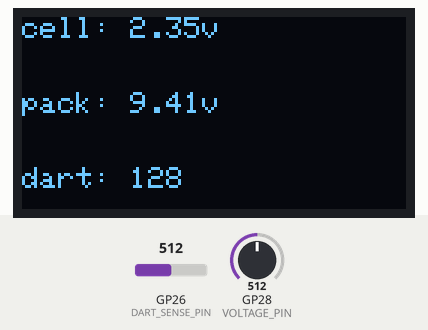
This sketch was run on a simulated Raspberry Pi Pico. On the bench: 128×64 one-colour display. The test bench sets the inputs (shaded band); at power-on: GP26 (DART_SENSE_PIN) = 512, GP28 (VOLTAGE_PIN) = 512. What the sketch prints to the serial monitor is not drawn.

Above: at 3.2 s.
3.3 s: GP26 (DART_SENSE_PIN) set to 534
At 4.5 s:
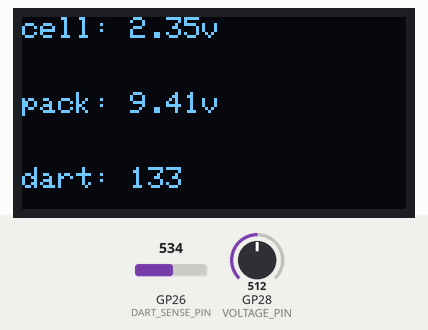
4.8 s: GP28 (VOLTAGE_PIN) set to 716
At 6.0 s:
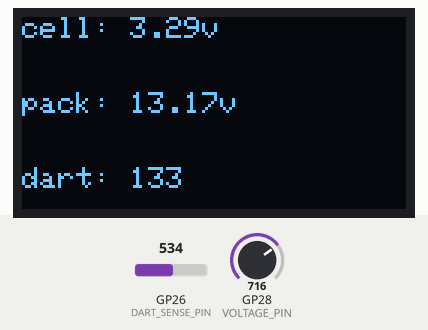
6.3 s: GP26 (DART_SENSE_PIN) set to 511
At 7.5 s:
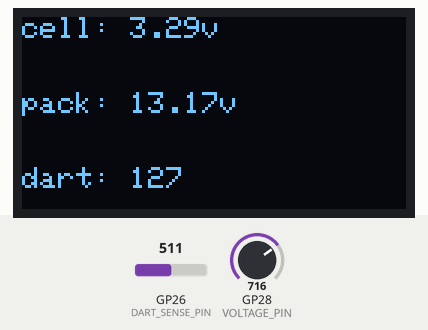
7.8 s: GP28 (VOLTAGE_PIN) set to 900
At 9.0 s:
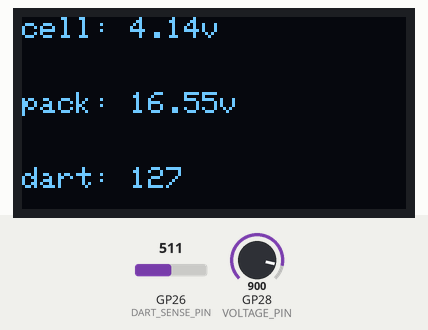
9.3 s: GP28 (VOLTAGE_PIN) set to 1023
At 10.5 s:
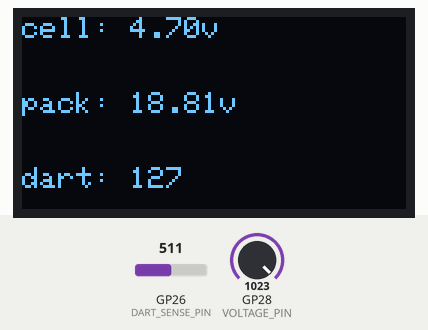
10.8 s: GP26 (DART_SENSE_PIN) set to 306
At 12.2 s:
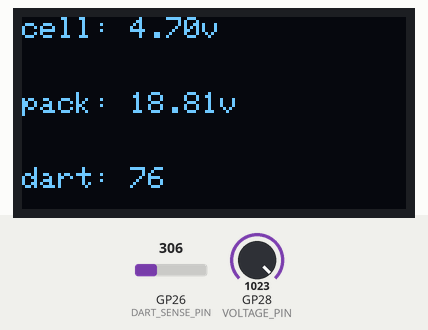
Timing chart, 0 to 13.3 s (numbered marks = the images above; inputs shaded):
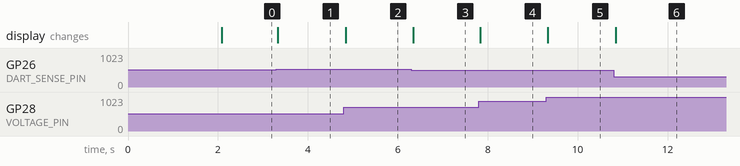

The sketch:

oled.ino
```cpp
//puts nerf logo on oled for 2s, then
#include <Wire.h>
#include <Adafruit_SSD1306.h>

#define SCREEN_WIDTH 128
#define SCREEN_HEIGHT 64
#define OLED_RESET    -1  // Reset pin (not used)
#define I2C_SDA 8
#define I2C_SCL 9
#define SCREEN_ADDRESS 0x3C

#define VOLTAGE_PIN 28
#define DART_SENSE_PIN 26

Adafruit_SSD1306 display(SCREEN_WIDTH, SCREEN_HEIGHT, &Wire, OLED_RESET);


// 'nerf', 128x60px
const unsigned char epd_bitmap_nerf [] PROGMEM = {
	0x00, 0x00, 0x00, 0x00, 0x00, 0x00, 0x00, 0x00, 0x00, 0x00, 0x0f, 0xff, 0xc0, 0x00, 0x00, 0x00,
	0x00, 0x00, 0x00, 0x00, 0x00, 0x00, 0x00, 0x00, 0x00, 0x0f, 0xff, 0xff, 0xff, 0x80, 0x00, 0x00,
	0x00, 0x00, 0x00, 0x00, 0x00, 0x00, 0x00, 0x00, 0x03, 0xff, 0xff, 0xff, 0xff, 0xf8, 0x00, 0x00,
	0x00, 0x00, 0x00, 0x00, 0x00, 0x00, 0x00, 0x00, 0x3f, 0xff, 0xff, 0xff, 0xff, 0xff, 0x80, 0x00,
	0x00, 0x00, 0x00, 0x00, 0x00, 0x00, 0x00, 0x03, 0xff, 0xff, 0xff, 0xff, 0xff, 0xff, 0x81, 0xe0,
	0x00, 0x00, 0x00, 0x00, 0x00, 0x00, 0x00, 0x3f, 0xff, 0xff, 0xff, 0xff, 0xff, 0xf8, 0x3f, 0xe0,
	0x00, 0x00, 0x00, 0x00, 0x00, 0x00, 0x01, 0xff, 0xff, 0xff, 0xff, 0xff, 0xff, 0x03, 0xff, 0xc0,
	0x00, 0x00, 0x00, 0x00, 0x00, 0x00, 0x0f, 0xff, 0xff, 0xff, 0xff, 0xff, 0xf0, 0x7f, 0xff, 0xc0,
	0x00, 0x00, 0x00, 0x00, 0x00, 0x00, 0x7f, 0xff, 0xe0, 0x00, 0x00, 0x7f, 0xc7, 0xff, 0xfe, 0x00,
	0x00, 0x00, 0x00, 0x00, 0x00, 0x03, 0xff, 0xe0, 0x00, 0x00, 0x00, 0x03, 0xcf, 0xff, 0xc0, 0xe0,
	0x00, 0x00, 0x00, 0x00, 0x00, 0x1f, 0xfc, 0x00, 0x00, 0x00, 0x00, 0x00, 0x0f, 0xf8, 0x1f, 0xf0,
	0x00, 0x00, 0x00, 0x00, 0x00, 0xff, 0x00, 0x00, 0x00, 0x00, 0x01, 0xfc, 0x0f, 0xf3, 0xff, 0xf8,
	0x00, 0x00, 0x00, 0x00, 0x03, 0xf0, 0x00, 0x00, 0x00, 0x00, 0x1f, 0xfe, 0x0f, 0xf7, 0xff, 0xfc,
	0x00, 0x00, 0x00, 0x00, 0x1e, 0x00, 0x00, 0x00, 0x00, 0x03, 0xff, 0xff, 0x1f, 0xe7, 0xc0, 0xfe,
	0x00, 0x00, 0x00, 0x00, 0x70, 0x00, 0x00, 0x00, 0x00, 0x3f, 0xff, 0xff, 0x1f, 0xe4, 0x0e, 0xfe,
	0x00, 0x00, 0x00, 0x00, 0x00, 0x00, 0x00, 0x00, 0x03, 0xff, 0xff, 0xfe, 0x1f, 0xe1, 0xfe, 0xfe,
	0x00, 0x00, 0x00, 0x00, 0x00, 0x00, 0x00, 0x00, 0x83, 0xff, 0xc1, 0xfe, 0x3f, 0xff, 0xfc, 0xfe,
	0x00, 0x00, 0x00, 0x00, 0x01, 0xe0, 0x00, 0x1f, 0x83, 0xfe, 0x01, 0xfe, 0x3f, 0xff, 0xfd, 0xff,
	0x00, 0x00, 0x00, 0x00, 0x3f, 0xc0, 0x03, 0xff, 0x83, 0xfc, 0x01, 0xfe, 0x3f, 0xff, 0xf9, 0xff,
	0x00, 0x00, 0x00, 0x00, 0xff, 0xc0, 0x3f, 0xff, 0x03, 0xfc, 0x01, 0xfc, 0x7f, 0xff, 0x83, 0xff,
	0x00, 0x00, 0x00, 0x00, 0x7f, 0xc7, 0xff, 0xfe, 0x07, 0xf8, 0x03, 0xf8, 0x7f, 0xe0, 0x1f, 0xfe,
	0x00, 0x00, 0x00, 0x00, 0x7f, 0xc7, 0xff, 0xe0, 0x07, 0xf8, 0x07, 0xf0, 0x7f, 0x83, 0xff, 0xfe,
	0x00, 0x00, 0xf0, 0x00, 0x7f, 0x87, 0xfc, 0x00, 0x07, 0xf8, 0x1f, 0xe0, 0xff, 0x83, 0xff, 0xfe,
	0x00, 0x1f, 0xf8, 0x00, 0xff, 0x87, 0xf8, 0x00, 0x0f, 0xf9, 0xff, 0xc0, 0xff, 0x07, 0xff, 0xfe,
	0x00, 0x7f, 0xfc, 0x00, 0xff, 0x87, 0xf8, 0x00, 0x0f, 0xff, 0xff, 0x00, 0xff, 0x07, 0xff, 0xfc,
	0x00, 0x7f, 0xfc, 0x00, 0xff, 0x0f, 0xf0, 0x00, 0x0f, 0xff, 0xfc, 0x00, 0xff, 0x0f, 0xff, 0xfc,
	0x00, 0x3f, 0xfe, 0x01, 0xff, 0x0f, 0xf0, 0x04, 0x1f, 0xff, 0xfc, 0x01, 0xfe, 0x0f, 0xff, 0xf8,
	0x00, 0x7f, 0xfe, 0x01, 0xff, 0x0f, 0xf0, 0xfc, 0x1f, 0xff, 0xfc, 0x01, 0xfe, 0x1f, 0xff, 0xf8,
	0x00, 0x7f, 0xff, 0x01, 0xfe, 0x1f, 0xff, 0xf8, 0x1f, 0xe3, 0xfe, 0x01, 0xfc, 0x3f, 0xff, 0xf0,
	0x00, 0x7f, 0xff, 0x03, 0xfe, 0x1f, 0xff, 0xf8, 0x1f, 0xc1, 0xff, 0x03, 0xfc, 0x7f, 0xff, 0xe0,
	0x00, 0xff, 0xff, 0x83, 0xfe, 0x1f, 0xff, 0xf0, 0x3f, 0xc1, 0xff, 0x03, 0xfc, 0x7f, 0xff, 0xc0,
	0x00, 0xff, 0xff, 0xc3, 0xfc, 0x3f, 0xff, 0xc0, 0x3f, 0xc0, 0xff, 0x83, 0xf8, 0xff, 0xff, 0x80,
	0x00, 0xff, 0xff, 0xc7, 0xfc, 0x3f, 0xf0, 0x00, 0x3f, 0x80, 0xff, 0xf7, 0xfc, 0xff, 0xff, 0x00,
	0x01, 0xff, 0xff, 0xe7, 0xfc, 0x3f, 0xc0, 0x00, 0x7f, 0x80, 0x7f, 0xf7, 0xfc, 0xff, 0xfe, 0x00,
	0x01, 0xff, 0xff, 0xf7, 0xf8, 0x7f, 0x80, 0x00, 0x7f, 0x80, 0x7f, 0xe7, 0xe1, 0xff, 0xfc, 0x00,
	0x01, 0xff, 0xff, 0xff, 0xf8, 0x7f, 0x80, 0x00, 0x7f, 0x00, 0x7f, 0xe0, 0x0f, 0xff, 0xf8, 0x00,
	0x03, 0xfe, 0x7f, 0xff, 0xf8, 0x7f, 0x80, 0x00, 0xff, 0x00, 0x3f, 0x80, 0x3f, 0xff, 0xf0, 0x00,
	0x03, 0xfe, 0x7f, 0xff, 0xf0, 0x7f, 0x00, 0x04, 0xff, 0x00, 0x18, 0x00, 0xff, 0xff, 0xe0, 0x00,
	0x03, 0xfe, 0x3f, 0xff, 0xf0, 0xff, 0x00, 0x1c, 0xff, 0x00, 0x00, 0x01, 0xff, 0xff, 0x80, 0x00,
	0x07, 0xfc, 0x3f, 0xff, 0xf0, 0xff, 0x01, 0xfd, 0xff, 0x00, 0x00, 0x07, 0xff, 0xff, 0x00, 0x00,
	0x07, 0xfc, 0x1f, 0xff, 0xf0, 0xff, 0x7f, 0xfd, 0xfe, 0x00, 0x00, 0x0f, 0xff, 0xfc, 0x00, 0x00,
	0x07, 0xfc, 0x1f, 0xff, 0xe1, 0xff, 0xff, 0xf9, 0xc0, 0x00, 0x00, 0x3f, 0xff, 0xf8, 0x00, 0x00,
	0x07, 0xf8, 0x0f, 0xff, 0xe1, 0xff, 0xff, 0xf0, 0x00, 0x00, 0x00, 0xff, 0xff, 0xe0, 0x00, 0x00,
	0x0f, 0xf8, 0x07, 0xff, 0xe1, 0xff, 0xff, 0xc0, 0x00, 0x00, 0x03, 0xff, 0xff, 0x80, 0x00, 0x00,
	0x0f, 0xf8, 0x07, 0xff, 0xc3, 0xff, 0xf8, 0x00, 0x00, 0x00, 0x07, 0xff, 0xfe, 0x00, 0x00, 0x00,
	0x0f, 0xf0, 0x03, 0xff, 0xc3, 0xff, 0x00, 0x00, 0x00, 0x00, 0x3f, 0xff, 0xfc, 0x00, 0x00, 0x00,
	0x1f, 0xf0, 0x03, 0xff, 0xc3, 0xf0, 0x00, 0x00, 0x00, 0x00, 0xff, 0xff, 0xe0, 0x00, 0x00, 0x00,
	0x1f, 0xf0, 0x01, 0xff, 0x80, 0x00, 0x00, 0x00, 0x00, 0x03, 0xff, 0xff, 0x80, 0x00, 0x00, 0x00,
	0x1f, 0xe0, 0x00, 0xff, 0x80, 0x00, 0x00, 0x00, 0x00, 0x1f, 0xff, 0xfe, 0x00, 0x00, 0x00, 0x00,
	0x3f, 0xe0, 0x00, 0xff, 0x80, 0x00, 0x00, 0x00, 0x00, 0x7f, 0xff, 0xf8, 0x00, 0x00, 0x00, 0x00,
	0x3f, 0xe0, 0x00, 0x7f, 0x00, 0x00, 0x00, 0x00, 0x03, 0xff, 0xff, 0xc0, 0x00, 0x00, 0x00, 0x00,
	0x3f, 0xe0, 0x00, 0x20, 0x00, 0x00, 0x00, 0x00, 0x3f, 0xff, 0xfe, 0x00, 0x00, 0x00, 0x00, 0x00,
	0x7f, 0xc0, 0x00, 0x00, 0x00, 0x00, 0x00, 0x01, 0xff, 0xff, 0xf8, 0x00, 0x00, 0x00, 0x00, 0x00,
	0x7f, 0xc0, 0x00, 0x00, 0x00, 0x00, 0x00, 0x3f, 0xff, 0xff, 0xc0, 0x00, 0x00, 0x00, 0x00, 0x00,
	0x7f, 0xe0, 0x00, 0x00, 0x00, 0x00, 0x0f, 0xff, 0xff, 0xfc, 0x00, 0x00, 0x00, 0x00, 0x00, 0x00,
	0x7f, 0xc0, 0x07, 0x00, 0x00, 0x0f, 0xff, 0xff, 0xff, 0xe0, 0x00, 0x00, 0x00, 0x00, 0x00, 0x00,
	0x78, 0x00, 0x03, 0xff, 0xff, 0xff, 0xff, 0xff, 0xfc, 0x00, 0x00, 0x00, 0x00, 0x00, 0x00, 0x00,
	0x00, 0x00, 0x00, 0x3f, 0xff, 0xff, 0xff, 0xff, 0xc0, 0x00, 0x00, 0x00, 0x00, 0x00, 0x00, 0x00,
	0x00, 0x00, 0x00, 0x03, 0xff, 0xff, 0xff, 0xf0, 0x00, 0x00, 0x00, 0x00, 0x00, 0x00, 0x00, 0x00,
	0x00, 0x00, 0x00, 0x00, 0x03, 0xff, 0xc0, 0x00, 0x00, 0x00, 0x00, 0x00, 0x00, 0x00, 0x00, 0x00
};

void setup() {

  Wire.setSDA(I2C_SDA);
  Wire.setSCL(I2C_SCL);
  Wire.begin();
  display.begin(SSD1306_SWITCHCAPVCC, SCREEN_ADDRESS);
  display.setTextSize(1);
  display.setTextColor(SSD1306_WHITE);
  display.clearDisplay();

  display.drawBitmap(0, 0, epd_bitmap_nerf, 128, 60, SSD1306_WHITE);
  display.display();

  pinMode(VOLTAGE_PIN, INPUT);

  Serial.begin(9600);
  delay(2000);

}

void loop() {
  uint16_t adc_value = analogRead(VOLTAGE_PIN);

  float voltage = (adc_value * 3.3 * (10.0 + 47.0) / 10.0) / (1023.0 * 4);

  uint16_t dart = analogRead(DART_SENSE_PIN);

  Serial.print("voltage: ");
  Serial.print(voltage);
  Serial.print("v\t\t\tdart: ");
  Serial.println(dart);

  display.clearDisplay();
  display.setCursor(0, 0); display.println("cell: " + String(voltage) +"v");
  display.setCursor(0, 25); display.println("pack: " + String(voltage*4) + "v");
  display.setCursor(0, 50); display.println("dart: " + String(dart/4));
  display.display();


}
```

Measured:
- the behaviour switches between 515 and 516 on GP26 (DART_SENSE_PIN) (found by bisection; images 0 and 1)
- after the input at 3.3 s, the display: changes at once (image 1)
- after the input at 4.8 s, the display: changes at once (image 2)
- after the input at 6.3 s, the display: changes after 0.05 s (image 3)
- after the input at 7.8 s, the display: changes at once (image 4)
- after the input at 9.3 s, the display: changes at once (image 5)
- after the input at 10.8 s, the display: changes after 0.05 s (image 6)
